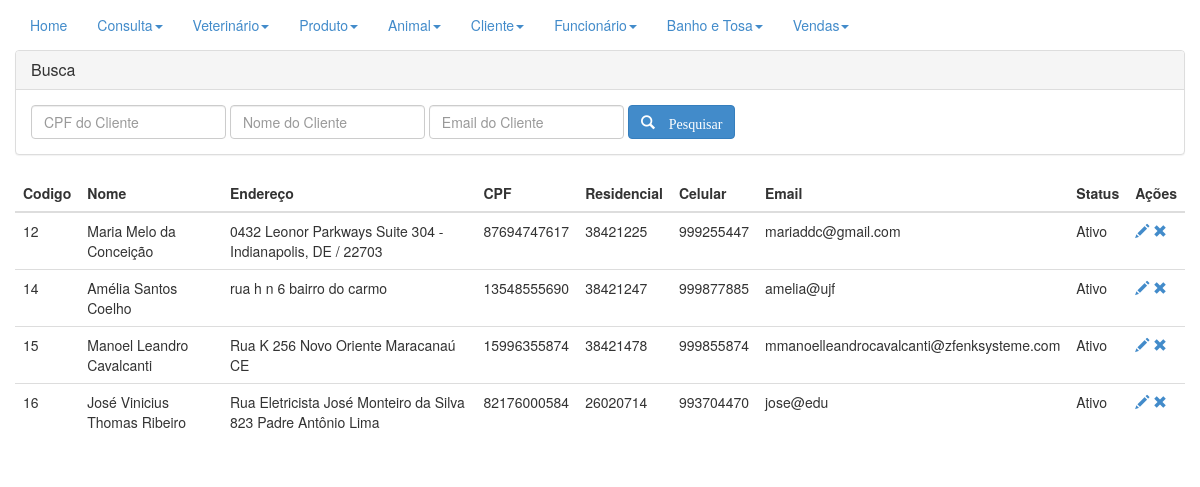
Page /sourcecode/conCliente.php (signed in) on the earlier database version.
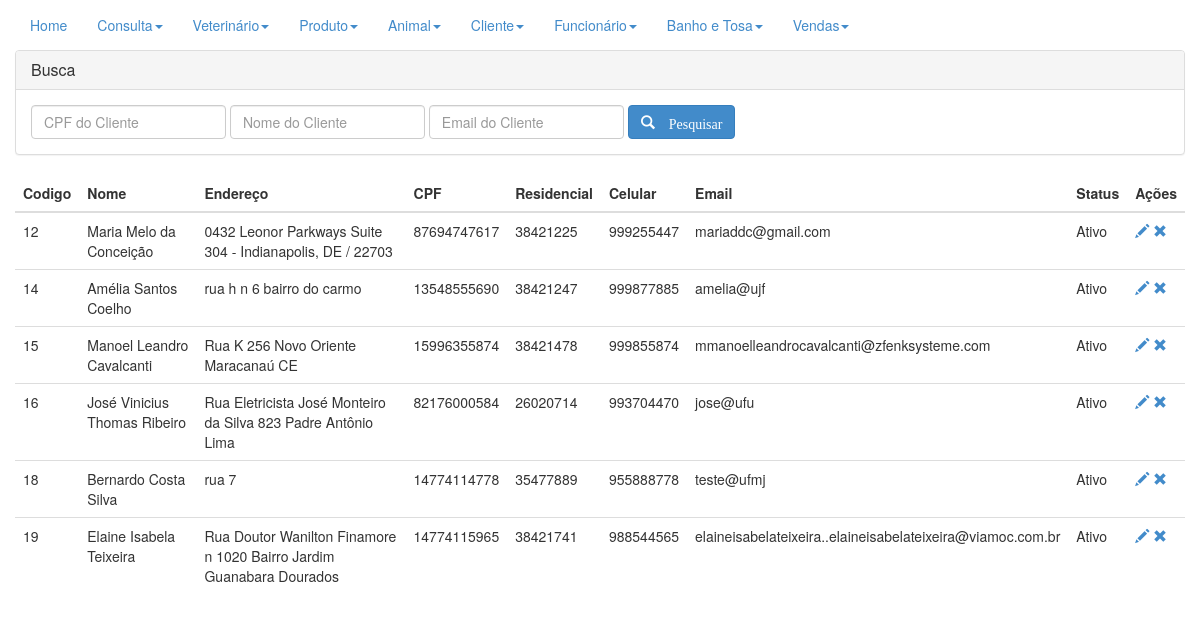
Same page on the later database version.
### tables this page shows
CREATE TABLE `cliente` (
  `codigo_cli` int(11) NOT NULL,
  `nome` varchar(250) NOT NULL,
  `ende` varchar(250) DEFAULT NULL,
  `email` varchar(250) DEFAULT NULL,
  `cpf` varchar(250) DEFAULT NULL,
  `tel_residencial` varchar(50) DEFAULT NULL,
  `tel_celular` varchar(50) DEFAULT NULL,
  `status` binary(1) DEFAULT '0'
);

### sourcecode/conCliente.php (the view, shortened to what this page needs)
<!DOCTYPE html>
<html lang="pt_BR">
<head>
	<link rel="stylesheet" type="text/css" href="../CSS/bootstrap.css">
</head>
<body>
<div class="navbar-collapse collapse">
      <ul class="nav navbar-nav navbar-left">
        <li class="active"><a href="home.php">Home</a></li>
        <li class="dropdown ">
          <a href="#" class="dropdown-toggle" data-toggle="dropdown">Consulta<b class="caret"></b></a>
        </li>
        <li class="dropdown ">
          <a href="#" class="dropdown-toggle" data-toggle="dropdown">Veterinário<b class="caret"></b></a>
        </li>
        <li class="dropdown ">
          <a href="#" class="dropdown-toggle" data-toggle="dropdown">Produto<b class="caret"></b></a>
        </li>
        <li class="dropdown">
          <a href="#" class="dropdown-toggle" data-toggle="dropdown">Animal<b class="caret"></b></a>
        </li>
        <li class="dropdown">
          <a href="#" class="dropdown-toggle" data-toggle="dropdown">Cliente<b class="caret"></b></a>
        </li>
        <li class="dropdown">
          <a href="#" class="dropdown-toggle" data-toggle="dropdown">Funcionário<b class="caret"></b></a>
        </li>
        <li class="dropdown">
          <a href="#" class="dropdown-toggle" data-toggle="dropdown">Banho e Tosa<b class="caret"></b></a>
        </li>
        <li class="dropdown">
          <a href="#" class="dropdown-toggle" data-toggle="dropdown">Vendas<b class="caret"></b></a>
        </li>
      </ul>
    </div>
<div class="container">
	<div class="row">
	<div class="panel-group" id="accordion">
      	<div class="panel panel-default">
            <div class="panel-heading">
              <h4 class="panel-title">
                <a data-toggle="collapse" data-parent="#accordion" href="#collapseOne">Busca</a>
              </h4>
            </div>
            <div id="collapseOne" class="panel-collapse collapse in">
              <div class="panel-body">
                <form class="form-inline" method="POST" action="">
					<fieldset>
						<div class="form-group">
					    	<input type="number" class="form-control" name="ibcpf" placeholder="CPF do Cliente">
					    </div>
					    <div class="form-group">
					        <input type="text" class="form-control" name="ibnome" placeholder="Nome do Cliente">
					    </div>
					    <div class="form-group">
					        <input type="text" class="form-control" name="ibemail" placeholder="Email do Cliente">
					    </div>
					    <div class="form-group">
					            <button type="submit" class="btn btn-primary" name="btnPesq">
					            	<i class="glyphicon glyphicon-search"> Pesquisar </i>
					            </button>
					    </div>
				    </fieldset>
				</form>
              </div>
            </div>
      	</div>
    </div>
	<table cellpadding="0" cellspacing="0" class="table">
		<thead>
			<th>Codigo</th>
			<th>Nome</th>
			<th>Endereço</th>
			<th>CPF</th>
			<th>Residencial</th>
			<th>Celular</th>
			<th>Email</th>
			<th>Status</th>
			<th>Ações</th>
		</thead>
		<tbody>
				<?php
				$link = conectar();
				$condicao = "";
				$sql = "SELECT * FROM cliente " . $condicao;
				$res = mysqli_query($link,$sql);
				while ($dados = mysqli_fetch_array($res)){
					echo "<tr>";
					echo "<td>".$dados['codigo_cli']."</td>";
					echo "<td>".$dados['nome']."</td>";
					echo "<td>".$dados['ende']."</td>";
					echo "<td>".$dados['cpf']."</td>";
					echo "<td>".$dados['tel_residencial']."</td>";
					echo "<td>".$dados['tel_celular']."</td>";
					echo "<td>".$dados['email']."</td>";
					if($dados['status']==1){
						echo "<td><spam>Ativo</spam></td>";
					}else{
						echo "<td><spam>Desativado</spam></td>";
					}
					$id = base64_encode($dados['codigo_cli']);
					echo "<td><a href='frmCliente.php?tela=editar&id=".$id."' title='Editar Cliente'> <spam class='glyphicon glyphicon-pencil'> </spam> </a>";
					echo "<a href='frmCliente.php?tela=excluir&id=".$id."' title='Excluir Cliente'> <spam class='glyphicon glyphicon-remove'> </spam> </a>";
					echo "</td>";
					echo "</tr>";
				}
				?>
		</tbody>
	</table>
	</div>
</div>
</body>
</html>

Differences in the rows shown:
changed cliente "José Vinicius Thomas Ribeiro": email "jose@edu" → "jose@ufu"
added cliente: codigo_cli "18", nome "Bernardo Costa Silva", ende "rua 7", cpf "14774114778", tel_residencial "35477889", tel_celular "955888778", email "teste@ufmj", status "Ativo"
added cliente: codigo_cli "19", nome "Elaine Isabela Teixeira", ende "Rua Doutor Wanilton Finamore n 1020 Bairro Jardim Guanabara Dourados", cpf "14774115965", tel_residencial "38421741", tel_celular "988544565", email "elaineisabelateixeira..elaineisabelateixeira@viamoc.com.br", status "Ativo"
